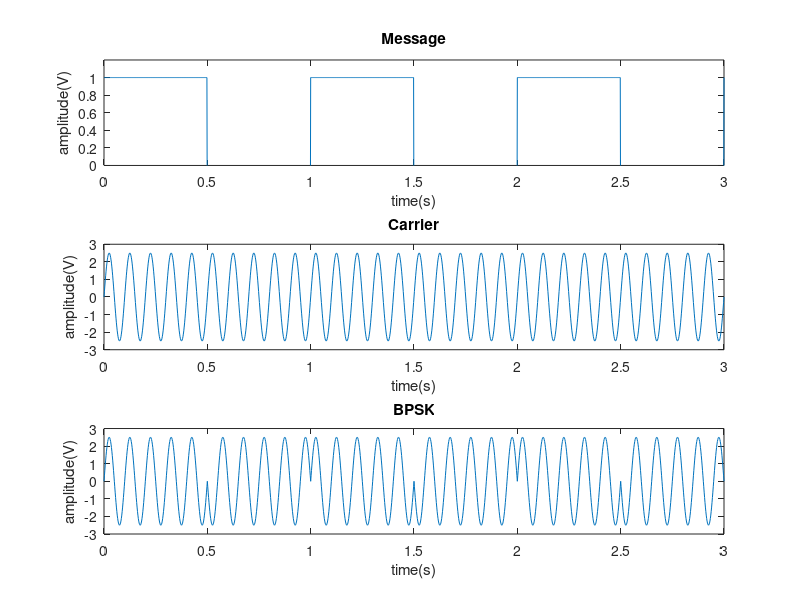

The MATLAB source for this figure:
%script to make a square-wave carrier modulated with a sinusoidal message
fmsg=1;	%Message signal frequency. 1 Hz
fc=10;	%carrier frequency, 25 Hz
Fs=500;	%sampling frequency, 500 Hz
t=[0:1/Fs:3/fmsg]; % Time duaration defined
 
%To make the amplitude vector in the same size as the duration of t
Amsg=1*ones(size(t));
Ac=5*ones(size(t));
 
 
%The message signal
x=Amsg.*square(2*pi*fmsg*t);
subplot(3,1,1); plot(t,x); title('Message');axis([0 3 0 1.2]);xlabel('time(s)');ylabel('amplitude(V)');
 
%The carrier signal
y=Ac.*sin(2*pi*fc*t);
y=y/2;
subplot(3,1,2);plot(t,y); title('Carrier');xlabel('time(s)');ylabel('amplitude(V)');
 
%steps for BPSK modulation
z = x.*y;
subplot(3,1,3);plot(t,z);title('BPSK');xlabel('time(s)');ylabel('amplitude(V)');
 
print('bpskwaves.png');
